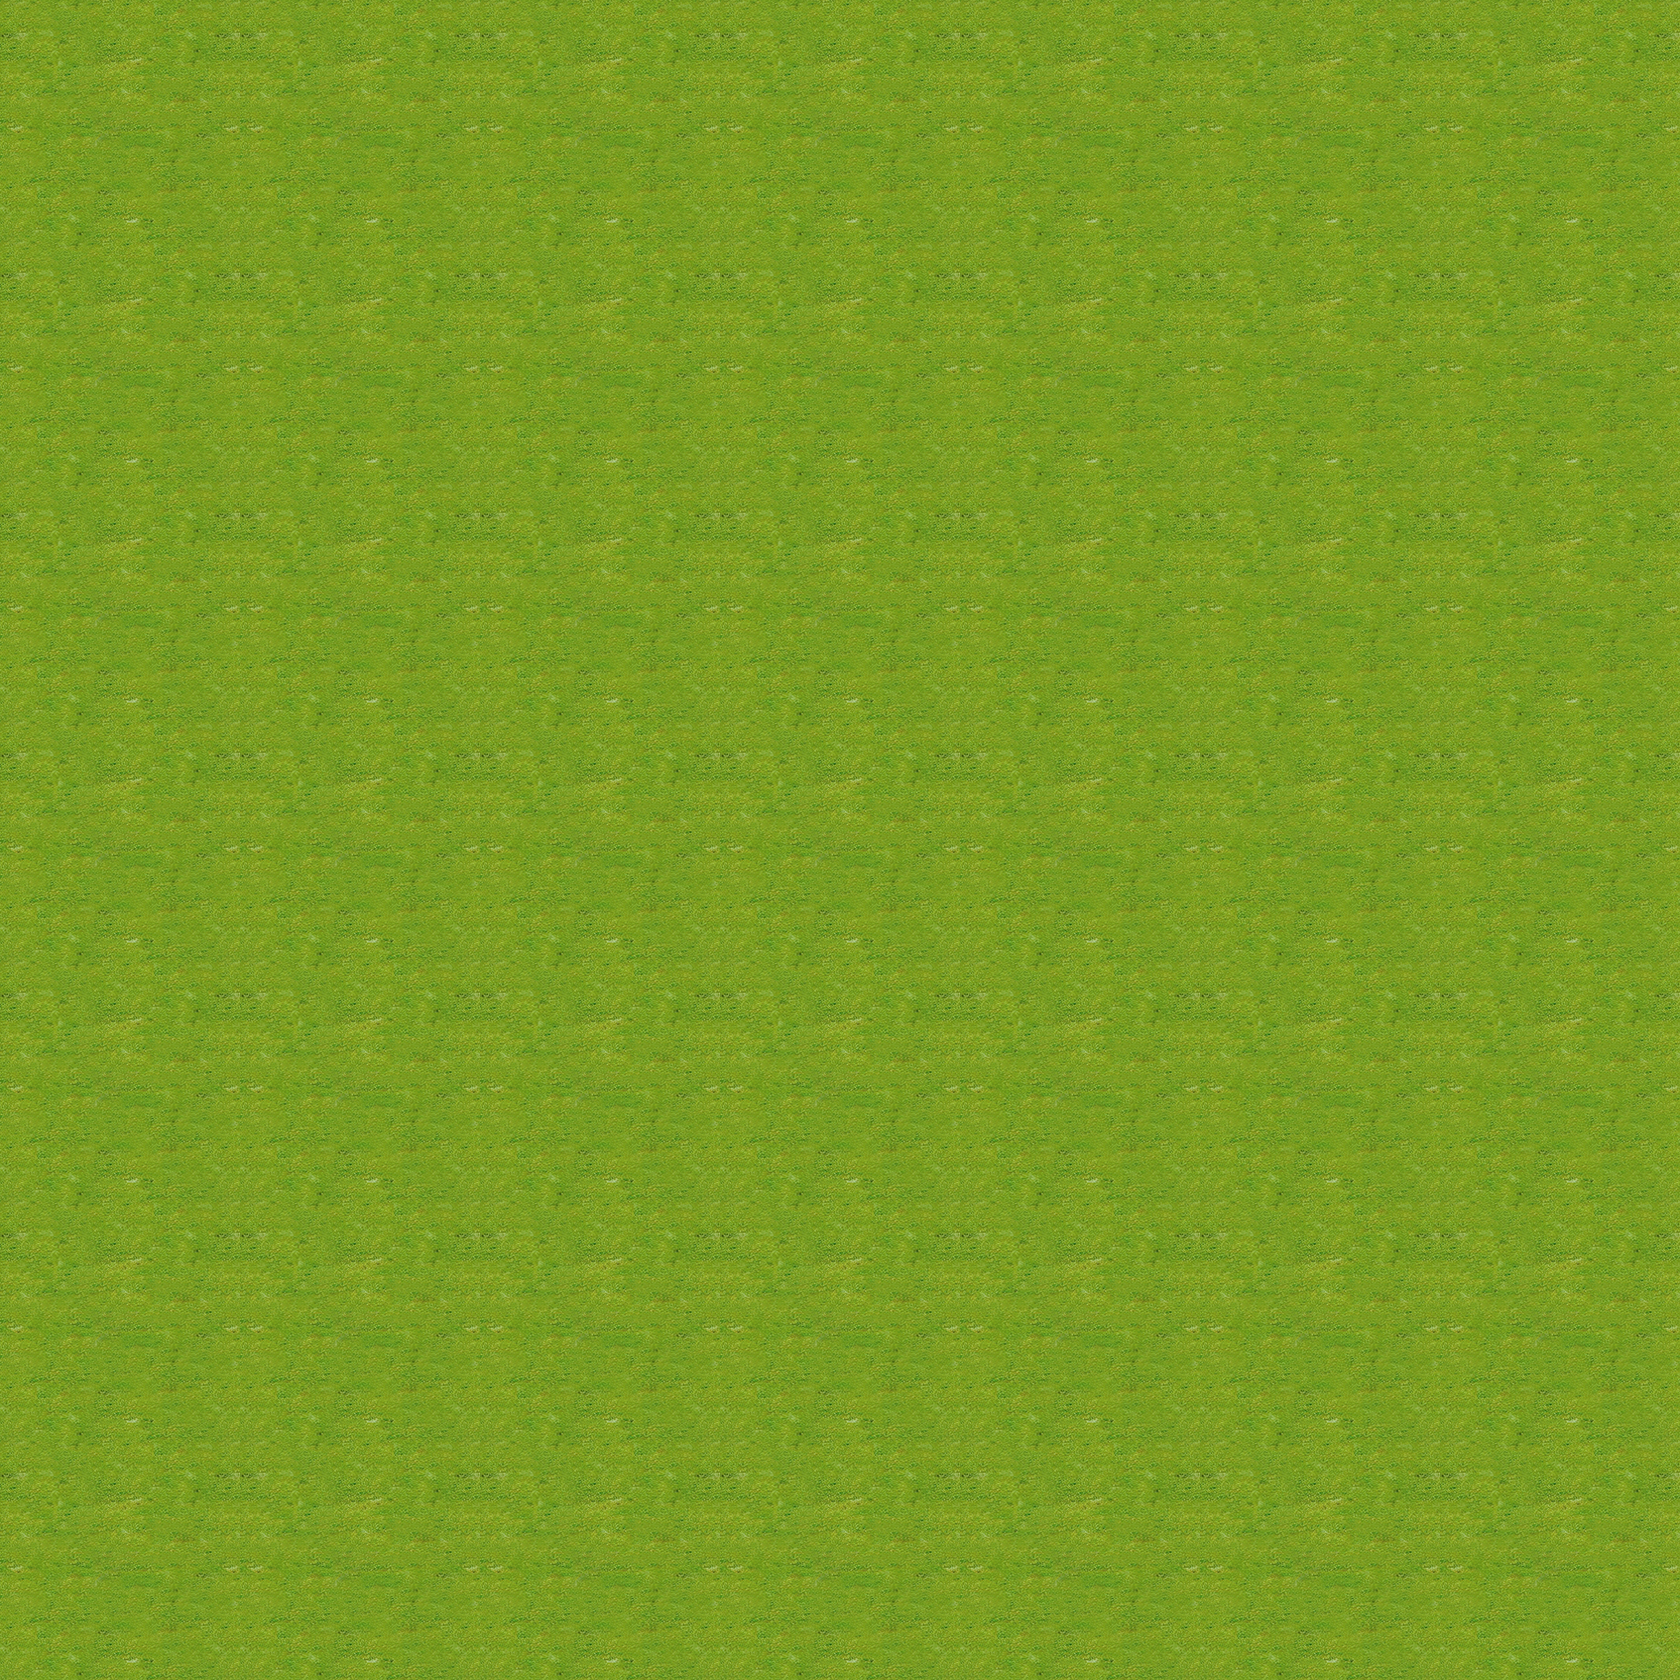

Below is a game level as drawn by its tile map, then a one-line description and the .tmx that defines it (tile-layer data replaced by summaries):
An orthogonal 21x21 tile map with 80x80 px tiles, 1 tile layer (layer1).

<map version="1.0" orientation="orthogonal" width="21" height="21" tilewidth="80" tileheight="80">
 <tileset firstgid="1" name="terrain" tilewidth="80" tileheight="80">
  <image source="terrain1-sd.png" width="720" height="240" />
 </tileset>
 <layer name="layer1" width="21" height="21">
  <data>[441 cells, 441 non-empty, 9 distinct tile ids]</data>
 </layer>
</map>
